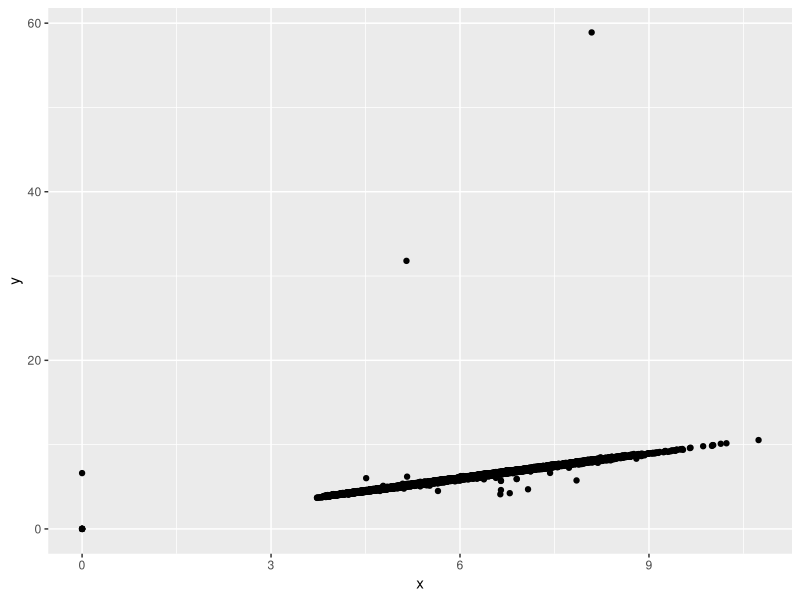

The R source for this figure:
## ---- chunk 1
install.packages("tidyverse", repos = "http://cran.us.r-project.org")
## ---- chunk 2
library(ggplot2)
#setwd(knitr::opts_chunk$get("fig.path"))
p <- ggplot(data=ggplot2::diamonds, mapping = aes(x=x, y=y))+
  geom_point()
p
